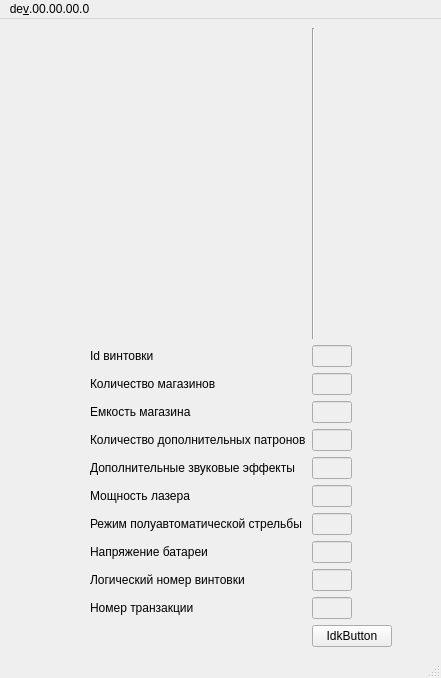
<?xml version="1.0" encoding="UTF-8"?>
<ui version="4.0">
 <class>MainWindow</class>
 <widget class="QMainWindow" name="MainWindow">
  <property name="geometry">
   <rect>
    <x>0</x>
    <y>0</y>
    <width>441</width>
    <height>678</height>
   </rect>
  </property>
  <property name="windowTitle">
   <string>MainWindow</string>
  </property>
  <widget class="QWidget" name="centralwidget">
   <layout class="QGridLayout" name="gridLayout">
    <item row="10" column="11">
     <widget class="QLineEdit" name="transactionNumberLine">
      <property name="enabled">
       <bool>false</bool>
      </property>
      <property name="maximumSize">
       <size>
        <width>40</width>
        <height>16777215</height>
       </size>
      </property>
      <property name="cursor">
       <cursorShape>ArrowCursor</cursorShape>
      </property>
      <property name="mouseTracking">
       <bool>false</bool>
      </property>
     </widget>
    </item>
    <item row="2" column="3">
     <widget class="QLabel" name="label_2">
      <property name="text">
       <string>Количество магазинов</string>
      </property>
     </widget>
    </item>
    <item row="8" column="3">
     <widget class="QLabel" name="label_8">
      <property name="text">
       <string>Напряжение батареи</string>
      </property>
     </widget>
    </item>
    <item row="5" column="3">
     <widget class="QLabel" name="label_5">
      <property name="text">
       <string>Дополнительные звуковые эффекты</string>
      </property>
     </widget>
    </item>
    <item row="6" column="11">
     <widget class="QLineEdit" name="laserPowerLine">
      <property name="enabled">
       <bool>false</bool>
      </property>
      <property name="maximumSize">
       <size>
        <width>40</width>
        <height>16777215</height>
       </size>
      </property>
      <property name="cursor">
       <cursorShape>ArrowCursor</cursorShape>
      </property>
      <property name="mouseTracking">
       <bool>false</bool>
      </property>
     </widget>
    </item>
    <item row="9" column="11">
     <widget class="QLineEdit" name="logicalNumberLine">
      <property name="enabled">
       <bool>false</bool>
      </property>
      <property name="maximumSize">
       <size>
        <width>40</width>
        <height>16777215</height>
       </size>
      </property>
      <property name="cursor">
       <cursorShape>ArrowCursor</cursorShape>
      </property>
      <property name="mouseTracking">
       <bool>false</bool>
      </property>
     </widget>
    </item>
    <item row="3" column="11">
     <widget class="QLineEdit" name="capacityMagazineLine">
      <property name="enabled">
       <bool>false</bool>
      </property>
      <property name="maximumSize">
       <size>
        <width>40</width>
        <height>16777215</height>
       </size>
      </property>
      <property name="cursor">
       <cursorShape>ArrowCursor</cursorShape>
      </property>
      <property name="mouseTracking">
       <bool>false</bool>
      </property>
     </widget>
    </item>
    <item row="7" column="11">
     <widget class="QLineEdit" name="regimShootingLine">
      <property name="enabled">
       <bool>false</bool>
      </property>
      <property name="maximumSize">
       <size>
        <width>40</width>
        <height>16777215</height>
       </size>
      </property>
      <property name="cursor">
       <cursorShape>ArrowCursor</cursorShape>
      </property>
      <property name="mouseTracking">
       <bool>false</bool>
      </property>
     </widget>
    </item>
    <item row="5" column="11">
     <widget class="QLineEdit" name="addictionalSoundLine">
      <property name="enabled">
       <bool>false</bool>
      </property>
      <property name="maximumSize">
       <size>
        <width>40</width>
        <height>16777215</height>
       </size>
      </property>
      <property name="cursor">
       <cursorShape>ArrowCursor</cursorShape>
      </property>
      <property name="mouseTracking">
       <bool>false</bool>
      </property>
     </widget>
    </item>
    <item row="1" column="3">
     <widget class="QLabel" name="label">
      <property name="text">
       <string>Id винтовки</string>
      </property>
     </widget>
    </item>
    <item row="11" column="0" colspan="3">
     <spacer name="horizontalSpacer">
      <property name="orientation">
       <enum>Qt::Horizontal</enum>
      </property>
      <property name="sizeHint" stdset="0">
       <size>
        <width>40</width>
        <height>20</height>
       </size>
      </property>
     </spacer>
    </item>
    <item row="9" column="3">
     <widget class="QLabel" name="label_9">
      <property name="text">
       <string>Логический номер винтовки</string>
      </property>
     </widget>
    </item>
    <item row="8" column="11">
     <widget class="QLineEdit" name="voltageLine">
      <property name="enabled">
       <bool>false</bool>
      </property>
      <property name="maximumSize">
       <size>
        <width>40</width>
        <height>16777215</height>
       </size>
      </property>
      <property name="cursor">
       <cursorShape>ArrowCursor</cursorShape>
      </property>
      <property name="mouseTracking">
       <bool>false</bool>
      </property>
     </widget>
    </item>
    <item row="1" column="11">
     <widget class="QLineEdit" name="IdlineRifle">
      <property name="enabled">
       <bool>false</bool>
      </property>
      <property name="maximumSize">
       <size>
        <width>40</width>
        <height>16777215</height>
       </size>
      </property>
      <property name="cursor">
       <cursorShape>ArrowCursor</cursorShape>
      </property>
      <property name="mouseTracking">
       <bool>false</bool>
      </property>
     </widget>
    </item>
    <item row="10" column="3">
     <widget class="QLabel" name="label_10">
      <property name="text">
       <string>Номер транзакции</string>
      </property>
     </widget>
    </item>
    <item row="4" column="3">
     <widget class="QLabel" name="label_4">
      <property name="text">
       <string>Количество дополнительных патронов</string>
      </property>
     </widget>
    </item>
    <item row="10" column="0">
     <spacer name="horizontalSpacer_2">
      <property name="orientation">
       <enum>Qt::Horizontal</enum>
      </property>
      <property name="sizeHint" stdset="0">
       <size>
        <width>40</width>
        <height>20</height>
       </size>
      </property>
     </spacer>
    </item>
    <item row="6" column="3">
     <widget class="QLabel" name="label_6">
      <property name="text">
       <string>Мощность лазера	</string>
      </property>
     </widget>
    </item>
    <item row="0" column="11">
     <widget class="Line" name="line">
      <property name="orientation">
       <enum>Qt::Vertical</enum>
      </property>
     </widget>
    </item>
    <item row="4" column="11">
     <widget class="QLineEdit" name="addictionalAmmoLine">
      <property name="enabled">
       <bool>false</bool>
      </property>
      <property name="maximumSize">
       <size>
        <width>40</width>
        <height>16777215</height>
       </size>
      </property>
      <property name="cursor">
       <cursorShape>ArrowCursor</cursorShape>
      </property>
      <property name="mouseTracking">
       <bool>false</bool>
      </property>
     </widget>
    </item>
    <item row="7" column="3">
     <widget class="QLabel" name="label_7">
      <property name="text">
       <string>Режим полуавтоматической стрельбы</string>
      </property>
     </widget>
    </item>
    <item row="3" column="3">
     <widget class="QLabel" name="label_3">
      <property name="text">
       <string>Емкость магазина</string>
      </property>
     </widget>
    </item>
    <item row="2" column="11">
     <widget class="QLineEdit" name="ammoLineCount">
      <property name="enabled">
       <bool>false</bool>
      </property>
      <property name="maximumSize">
       <size>
        <width>40</width>
        <height>16777215</height>
       </size>
      </property>
      <property name="cursor">
       <cursorShape>ArrowCursor</cursorShape>
      </property>
      <property name="mouseTracking">
       <bool>false</bool>
      </property>
     </widget>
    </item>
    <item row="10" column="12">
     <spacer name="horizontalSpacer_3">
      <property name="orientation">
       <enum>Qt::Horizontal</enum>
      </property>
      <property name="sizeType">
       <enum>QSizePolicy::Maximum</enum>
      </property>
      <property name="sizeHint" stdset="0">
       <size>
        <width>40</width>
        <height>20</height>
       </size>
      </property>
     </spacer>
    </item>
    <item row="11" column="11">
     <widget class="QPushButton" name="idkBtn">
      <property name="text">
       <string>IdkButton</string>
      </property>
     </widget>
    </item>
   </layout>
  </widget>
  <widget class="QMenuBar" name="menubar">
   <property name="geometry">
    <rect>
     <x>0</x>
     <y>0</y>
     <width>441</width>
     <height>23</height>
    </rect>
   </property>
   <widget class="QMenu" name="menudev_00_00_00_0">
    <property name="title">
     <string>de&amp;v.00.00.00.0</string>
    </property>
    <addaction name="actionhelp"/>
    <addaction name="actionme"/>
    <addaction name="actiongive"/>
    <addaction name="actionme_2"/>
    <addaction name="actionTA"/>
   </widget>
   <addaction name="menudev_00_00_00_0"/>
  </widget>
  <widget class="QStatusBar" name="statusbar"/>
  <action name="actionhelp">
   <property name="text">
    <string>help</string>
   </property>
  </action>
  <action name="actionme">
   <property name="text">
    <string>me</string>
   </property>
  </action>
  <action name="actiongive">
   <property name="text">
    <string>give</string>
   </property>
  </action>
  <action name="actionme_2">
   <property name="text">
    <string>me</string>
   </property>
  </action>
  <action name="actionTA">
   <property name="text">
    <string>TA</string>
   </property>
  </action>
 </widget>
 <resources/>
 <connections/>
</ui>
